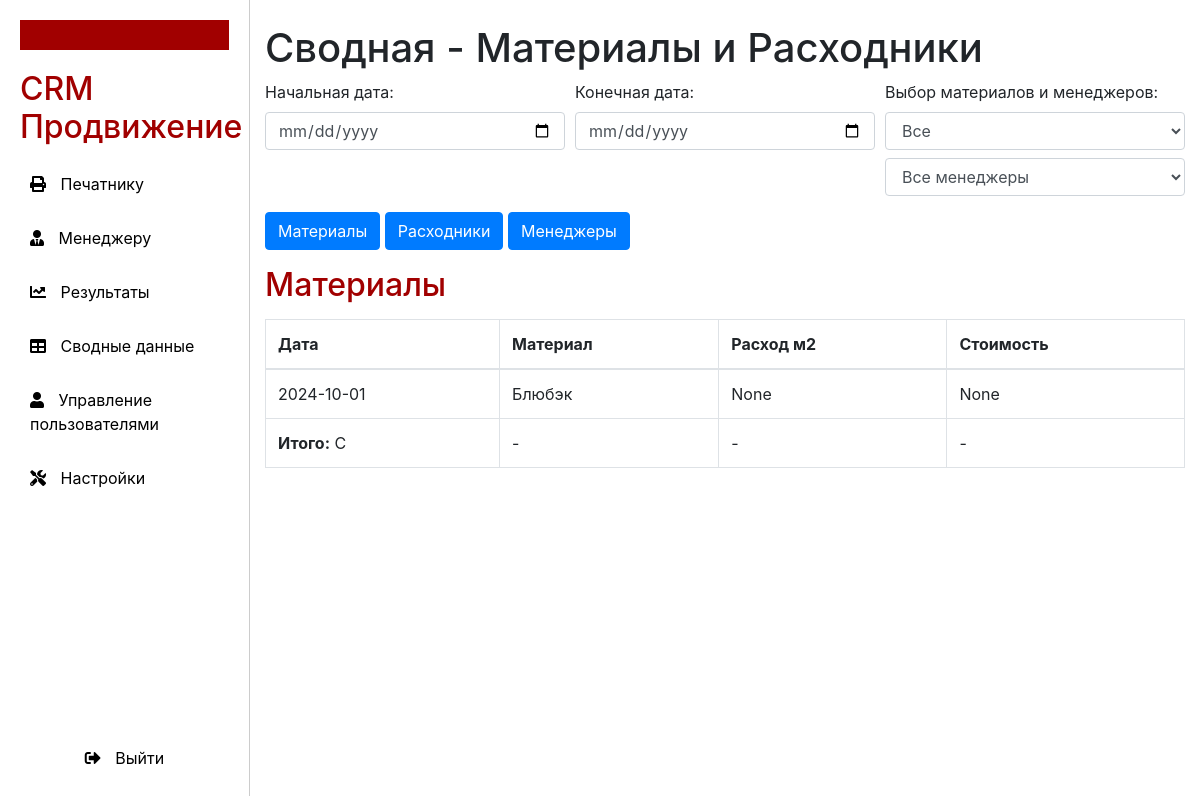
The page /summary (signed in) on the database its author committed.
### models.py (models this page shows)
class Order(Base):
    __tablename__ = 'orders'
    id = Column(Integer, primary_key=True, autoincrement=True)
    task_number = Column(Integer, nullable=False)
    date = Column(Date, nullable=False)
    subject = Column(String, nullable=False)
    material = Column(String, nullable=False)
    quantity = Column(Integer, nullable=False)
    performer = Column(String, nullable=False)
    print_width = Column(Float, nullable=False)
    print_height = Column(Float, nullable=False)
    canvas_width = Column(Float, nullable=False)
    canvas_length = Column(Float, nullable=False)
    eyelets = Column(String, nullable=False)
    spike = Column(String, nullable=False)
    reinforcement = Column(String, nullable=False)
    customer = Column(String, nullable=True)
    price_per_unit = Column(Integer, nullable=True)
    total_amount = Column(Integer, nullable=True)
    result: Mapped["Result"] = relationship(back_populates="order")

class Result(Base):
    __tablename__ = 'results'
    order_id = Column(Integer, ForeignKey('orders.id'), primary_key=True)
    total_print_area = Column(Float, nullable=True)
    total_canvas_area = Column(Float, nullable=True)
    total_paints = Column(Float, nullable=True)
    total_eyelets = Column(Integer, nullable=True)
    total_spikes = Column(Integer, nullable=True)
    total_reinforcements = Column(Integer, nullable=True)
    expenses_canvas = Column(Float, nullable=True)
    expenses_prints = Column(Float, nullable=True)
    expenses_eyelets = Column(Float, nullable=True)
    expenses_reinforcements = Column(Float, nullable=True)
    salary_printer = Column(Float, nullable=True)
    salary_eyelet_worker = Column(Float, nullable=True)
    salary_cutter = Column(Float, nullable=True)
    salary_welder = Column(Float, nullable=True)
    total_expenses = Column(Float, nullable=True)
    tax = Column(Float, nullable=True)
    margin = Column(Float, nullable=True)
    order: Mapped["Order"] = relationship(back_populates="result")

### main.py (the view)
@app.get("/summary", response_class=HTMLResponse)
def summary_page(
        request: Request,
        db: Session = Depends(get_db),  # Подключение к БД
        current_user: User = Depends(get_current_user)  # Получаем текущего пользователя
):
    check_role_access(current_user, {Role.superuser, Role.admin})
    if current_user.role in {Role.superuser, Role.admin}:
        orders = db.query(Order).order_by(Order.id.desc()).all()
    else:
        orders = db.query(Order).filter(Order.user_id == current_user.id).order_by(Order.id.desc()).all()
    results = db.query(Result).order_by(Result.order_id.desc()).all()
    settings = db.query(Settings).order_by(Settings.id.desc()).all()
    actual_settings = settings[0] if settings else None
    settings_el = (
        db.query(Settings)
        .filter(Settings.updated_at <= datetime.utcnow())
        .order_by(Settings.updated_at.desc())
        .first()
    )
    return templates.TemplateResponse("summary.html", {
        "request": request,
        "results": results,
        "orders": orders,
        "user": current_user,
        "role": current_user.role.value,
        "settings": settings_el,
        "actual_settings": actual_settings
    })

### templates/summary.html (shortened to what this page needs)
{% extends "layout.html" %}
{% block summary %}
<div class="container mt-4">
    <h1>Сводная - Материалы и Расходники</h1>
    <div class="form-row">
        <div class="form-group col-md-4">
            <label for="startDate">Начальная дата:</label>
            <input type="date" id="startDate" class="form-control">
        </div>
        <div class="form-group col-md-4">
            <label for="endDate">Конечная дата:</label>
            <input type="date" id="endDate" class="form-control">
        </div>
        <div class="form-group col-md-4">
            <label>Выбор материалов и менеджеров:</label>
            <select id="materialFilter" class="form-control">
                <option value="">Все</option>
            </select>
            <select id="managerFilter" class="form-control mt-2">
                <option value="">Все менеджеры</option>
            </select>
        </div>
    </div>
    <div>
        <button class="btn btn-primary" onclick="showTable('materialsTable')">Материалы</button>
        <button class="btn btn-primary" onclick="showTable('suppliesTable')">Расходники</button>
        <button class="btn btn-primary" onclick="showTable('managersTable')">Менеджеры</button>
    </div>
    <div id="materialsTable" class="table-container mt-3">
        <h2>Материалы</h2>
        <table class="table table-bordered">
            <thead>
                <tr>
                    <th>Дата</th>
                    <th>Материал</th>
                    <th>Расход м2</th>
                    <th>Стоимость</th>
                </tr>
            </thead>
            <tbody>
                {% for order in orders %}
                    <tr>
                        <td>{{ order.date.strftime("%Y-%m-%d") }}</td>
                        <td>{{ order.material }}</td>
                        <td>{{ order.result.total_canvas_area }}</td>
                        <td>{{ order.result.expenses_canvas }}</td>
                    </tr>
                {% endfor %}
            </tbody>
            <tfoot>
                <tr>
                    <td><strong>Итого:</strong> C </td>
                    <td>-</td>
                    <td id="totalMaterialArea">-</td>
                    <td id="totalMaterialCost">-</td>
                </tr>
            </tfoot>
        </table>
    </div>
</div>
{% endblock %}

### templates/layout.html (style rules this page uses)
body { display: flex; min-height: 100vh; margin: 0; }

### templates/sidebar.html (style rules this page uses)
h2 { color: #a10000; margin: 0 0 15px; }

### rows shown on the page
Order: date "2024-10-01", material "Блюбэк", result.total_canvas_area "None", result.expenses_canvas "None"
